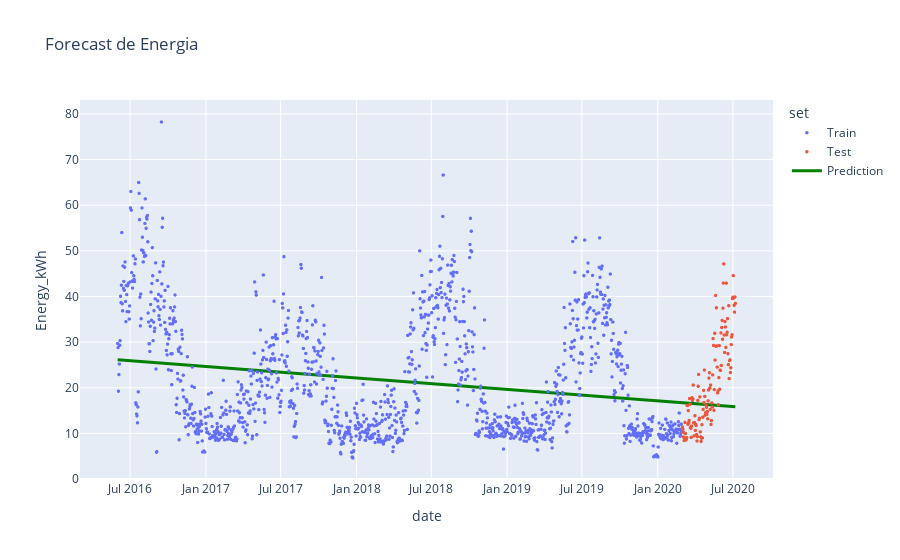

The code cell stored with this chart in its notebook:
### Code cell
# plot
fig = px.scatter(df, x=df.date, y=target, title='Forecast de Energia', color='set')
fig.add_scatter(x=df.date, y=y_pred, mode='lines', name='Prediction', line=dict(color='green', width=3))
fig.update_traces(marker=dict(size=3.5))
fig.show()

### Figure 1 — Plotly figure (JSON) as saved in the notebook; plotly's stock layout.template omitted (floating-point values rounded to 4 significant figures; data arrays with more than 128 entries replaced by an {"elided": "..."} marker saying what was removed)
{"data": [{"hovertemplate": "set=Train<br>date=%{x}<br>Energy_kWh=%{y}<extra></extra>", "legendgroup": "Train", "marker": {"color": "#636efa", "size": 3.5, "symbol": "circle"}, "mode": "markers", "name": "Train", "showlegend": true, "type": "scattergl", "x": {"elided": "1369 str values"}, "xaxis": "x", "y": {"elided": "1369 float values"}, "yaxis": "y"}, {"hovertemplate": "set=Test<br>date=%{x}<br>Energy_kWh=%{y}<extra></extra>", "legendgroup": "Test", "marker": {"color": "#EF553B", "size": 3.5, "symbol": "circle"}, "mode": "markers", "name": "Test", "showlegend": true, "type": "scattergl", "x": {"elided": "129 str values"}, "xaxis": "x", "y": {"elided": "129 float values"}, "yaxis": "y"}, {"line": {"color": "green", "width": 3}, "marker": {"size": 3.5}, "mode": "lines", "name": "Prediction", "type": "scatter", "x": {"elided": "1498 str values"}, "y": {"elided": "1498 float values"}}], "layout": {"legend": {"title": {"text": "set"}, "tracegroupgap": 0}, "title": {"text": "Forecast de Energia"}, "xaxis": {"anchor": "y", "domain": [0, 1], "title": {"text": "date"}}, "yaxis": {"anchor": "x", "domain": [0, 1], "title": {"text": "Energy_kWh"}}}}
